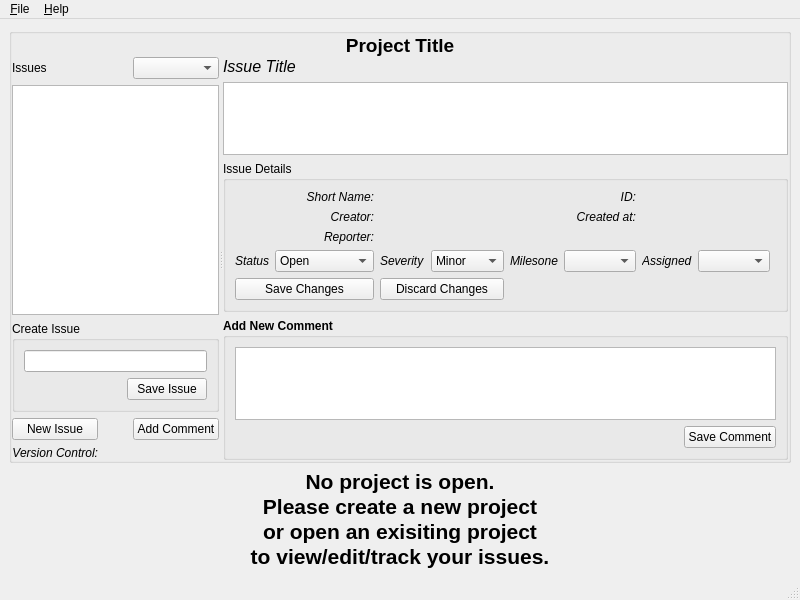
<?xml version="1.0" encoding="UTF-8"?>
<ui version="4.0">
 <class>MainWindow</class>
 <widget class="QMainWindow" name="MainWindow">
  <property name="geometry">
   <rect>
    <x>0</x>
    <y>0</y>
    <width>800</width>
    <height>600</height>
   </rect>
  </property>
  <property name="windowTitle">
   <string>Qt Bugs Everywhere</string>
  </property>
  <widget class="QWidget" name="centralwidget">
   <layout class="QGridLayout" name="gridLayout_4">
    <item row="0" column="0">
     <widget class="QGroupBox" name="mainBox">
      <property name="flat">
       <bool>false</bool>
      </property>
      <layout class="QGridLayout" name="gridLayout">
       <property name="sizeConstraint">
        <enum>QLayout::SetDefaultConstraint</enum>
       </property>
       <property name="margin">
        <number>0</number>
       </property>
       <property name="spacing">
        <number>0</number>
       </property>
       <item row="0" column="0">
        <widget class="QLabel" name="projectTitle">
         <property name="sizePolicy">
          <sizepolicy hsizetype="Preferred" vsizetype="Fixed">
           <horstretch>0</horstretch>
           <verstretch>0</verstretch>
          </sizepolicy>
         </property>
         <property name="font">
          <font>
           <pointsize>14</pointsize>
           <weight>75</weight>
           <bold>true</bold>
          </font>
         </property>
         <property name="text">
          <string>Project Title</string>
         </property>
         <property name="alignment">
          <set>Qt::AlignCenter</set>
         </property>
        </widget>
       </item>
       <item row="1" column="0">
        <widget class="QSplitter" name="splitter">
         <property name="orientation">
          <enum>Qt::Horizontal</enum>
         </property>
         <widget class="QWidget" name="">
          <layout class="QGridLayout" name="gridLayout_3">
           <item row="0" column="0" colspan="2">
            <widget class="QLabel" name="label_8">
             <property name="text">
              <string>Issues</string>
             </property>
            </widget>
           </item>
           <item row="1" column="0" colspan="3">
            <widget class="QTableView" name="issueTable"/>
           </item>
           <item row="2" column="0" colspan="3">
            <widget class="QGroupBox" name="newIssueBox">
             <property name="title">
              <string>Create Issue</string>
             </property>
             <layout class="QGridLayout" name="newCommentGrid_2">
              <item row="1" column="0">
               <spacer name="horizontalSpacer_4">
                <property name="orientation">
                 <enum>Qt::Horizontal</enum>
                </property>
                <property name="sizeHint" stdset="0">
                 <size>
                  <width>40</width>
                  <height>20</height>
                 </size>
                </property>
               </spacer>
              </item>
              <item row="1" column="1">
               <widget class="QPushButton" name="saveIssueButton">
                <property name="text">
                 <string>Save Issue</string>
                </property>
               </widget>
              </item>
              <item row="0" column="0" colspan="2">
               <widget class="QLineEdit" name="newIssueEdit"/>
              </item>
             </layout>
            </widget>
           </item>
           <item row="3" column="0">
            <widget class="QPushButton" name="newIssueButton">
             <property name="text">
              <string>New Issue</string>
             </property>
             <property name="checkable">
              <bool>true</bool>
             </property>
            </widget>
           </item>
           <item row="3" column="1">
            <spacer name="horizontalSpacer_3">
             <property name="orientation">
              <enum>Qt::Horizontal</enum>
             </property>
             <property name="sizeHint" stdset="0">
              <size>
               <width>40</width>
               <height>20</height>
              </size>
             </property>
            </spacer>
           </item>
           <item row="3" column="2">
            <widget class="QPushButton" name="addCommentButton">
             <property name="text">
              <string>Add Comment</string>
             </property>
             <property name="checkable">
              <bool>true</bool>
             </property>
             <property name="checked">
              <bool>false</bool>
             </property>
             <property name="default">
              <bool>false</bool>
             </property>
             <property name="flat">
              <bool>false</bool>
             </property>
            </widget>
           </item>
           <item row="0" column="2">
            <widget class="QComboBox" name="issueSortCombo"/>
           </item>
           <item row="4" column="0">
            <widget class="QLabel" name="label_13">
             <property name="font">
              <font>
               <weight>50</weight>
               <italic>true</italic>
               <bold>false</bold>
              </font>
             </property>
             <property name="text">
              <string>Version Control:</string>
             </property>
             <property name="alignment">
              <set>Qt::AlignRight|Qt::AlignTrailing|Qt::AlignVCenter</set>
             </property>
            </widget>
           </item>
           <item row="4" column="1" colspan="2">
            <widget class="QLabel" name="vcsLabel">
             <property name="font">
              <font>
               <weight>50</weight>
               <italic>false</italic>
               <bold>false</bold>
              </font>
             </property>
             <property name="text">
              <string/>
             </property>
             <property name="alignment">
              <set>Qt::AlignLeading|Qt::AlignLeft|Qt::AlignVCenter</set>
             </property>
            </widget>
           </item>
          </layout>
         </widget>
         <widget class="QWidget" name="">
          <layout class="QVBoxLayout" name="verticalLayout_2">
           <item>
            <layout class="QVBoxLayout" name="verticalLayout">
             <item>
              <widget class="QLabel" name="issueTitle">
               <property name="font">
                <font>
                 <pointsize>12</pointsize>
                 <weight>50</weight>
                 <italic>true</italic>
                 <bold>false</bold>
                </font>
               </property>
               <property name="text">
                <string>Issue Title</string>
               </property>
              </widget>
             </item>
             <item>
              <widget class="QListWidget" name="issueCommentList"/>
             </item>
            </layout>
           </item>
           <item>
            <widget class="QGroupBox" name="issueDetailsBox">
             <property name="title">
              <string>Issue Details</string>
             </property>
             <property name="flat">
              <bool>false</bool>
             </property>
             <property name="checkable">
              <bool>false</bool>
             </property>
             <layout class="QGridLayout" name="gridLayout_2">
              <item row="0" column="0">
               <widget class="QLabel" name="label_9">
                <property name="font">
                 <font>
                  <weight>50</weight>
                  <italic>true</italic>
                  <bold>false</bold>
                 </font>
                </property>
                <property name="text">
                 <string>Short Name:</string>
                </property>
                <property name="alignment">
                 <set>Qt::AlignRight|Qt::AlignTrailing|Qt::AlignVCenter</set>
                </property>
               </widget>
              </item>
              <item row="0" column="2">
               <widget class="QLabel" name="label_10">
                <property name="font">
                 <font>
                  <weight>50</weight>
                  <italic>true</italic>
                  <bold>false</bold>
                 </font>
                </property>
                <property name="text">
                 <string>ID:</string>
                </property>
                <property name="alignment">
                 <set>Qt::AlignRight|Qt::AlignTrailing|Qt::AlignVCenter</set>
                </property>
               </widget>
              </item>
              <item row="1" column="0">
               <widget class="QLabel" name="label_2">
                <property name="font">
                 <font>
                  <weight>50</weight>
                  <italic>true</italic>
                  <bold>false</bold>
                 </font>
                </property>
                <property name="text">
                 <string>Creator:</string>
                </property>
                <property name="alignment">
                 <set>Qt::AlignRight|Qt::AlignTrailing|Qt::AlignVCenter</set>
                </property>
               </widget>
              </item>
              <item row="1" column="2">
               <widget class="QLabel" name="label_3">
                <property name="font">
                 <font>
                  <weight>50</weight>
                  <italic>true</italic>
                  <bold>false</bold>
                 </font>
                </property>
                <property name="text">
                 <string>Created at:</string>
                </property>
                <property name="alignment">
                 <set>Qt::AlignRight|Qt::AlignTrailing|Qt::AlignVCenter</set>
                </property>
               </widget>
              </item>
              <item row="3" column="0">
               <layout class="QHBoxLayout" name="horizontalLayout_4">
                <item>
                 <widget class="QLabel" name="label_4">
                  <property name="font">
                   <font>
                    <italic>true</italic>
                   </font>
                  </property>
                  <property name="text">
                   <string>Status</string>
                  </property>
                 </widget>
                </item>
                <item>
                 <widget class="QComboBox" name="statusCombo">
                  <item>
                   <property name="text">
                    <string>Open</string>
                   </property>
                  </item>
                  <item>
                   <property name="text">
                    <string>Assigned</string>
                   </property>
                  </item>
                  <item>
                   <property name="text">
                    <string>Test</string>
                   </property>
                  </item>
                  <item>
                   <property name="text">
                    <string>Unconfirmed</string>
                   </property>
                  </item>
                  <item>
                   <property name="text">
                    <string>Closed</string>
                   </property>
                  </item>
                  <item>
                   <property name="text">
                    <string>Fixed</string>
                   </property>
                  </item>
                  <item>
                   <property name="text">
                    <string>Disabled</string>
                   </property>
                  </item>
                  <item>
                   <property name="text">
                    <string>Wontfix</string>
                   </property>
                  </item>
                 </widget>
                </item>
               </layout>
              </item>
              <item row="3" column="1">
               <layout class="QHBoxLayout" name="horizontalLayout_5">
                <item>
                 <widget class="QLabel" name="label_5">
                  <property name="font">
                   <font>
                    <italic>true</italic>
                   </font>
                  </property>
                  <property name="text">
                   <string>Severity</string>
                  </property>
                 </widget>
                </item>
                <item>
                 <widget class="QComboBox" name="severityCombo">
                  <item>
                   <property name="text">
                    <string>Minor</string>
                   </property>
                  </item>
                  <item>
                   <property name="text">
                    <string>Serious</string>
                   </property>
                  </item>
                  <item>
                   <property name="text">
                    <string>Critical</string>
                   </property>
                  </item>
                  <item>
                   <property name="text">
                    <string>Fatal</string>
                   </property>
                  </item>
                  <item>
                   <property name="text">
                    <string>Wishlist</string>
                   </property>
                  </item>
                 </widget>
                </item>
               </layout>
              </item>
              <item row="3" column="2">
               <layout class="QHBoxLayout" name="horizontalLayout_6">
                <item>
                 <widget class="QLabel" name="label_6">
                  <property name="font">
                   <font>
                    <italic>true</italic>
                   </font>
                  </property>
                  <property name="text">
                   <string>Milesone</string>
                  </property>
                 </widget>
                </item>
                <item>
                 <widget class="QComboBox" name="milestoneCombo"/>
                </item>
               </layout>
              </item>
              <item row="3" column="3">
               <layout class="QHBoxLayout" name="horizontalLayout_7">
                <item>
                 <widget class="QLabel" name="label_7">
                  <property name="font">
                   <font>
                    <italic>true</italic>
                   </font>
                  </property>
                  <property name="text">
                   <string>Assigned</string>
                  </property>
                 </widget>
                </item>
                <item>
                 <widget class="QComboBox" name="assignedCombo"/>
                </item>
               </layout>
              </item>
              <item row="4" column="0">
               <widget class="QPushButton" name="saveDetailsButton">
                <property name="text">
                 <string>Save Changes</string>
                </property>
               </widget>
              </item>
              <item row="4" column="1">
               <widget class="QPushButton" name="discardDetailsButton">
                <property name="text">
                 <string>Discard Changes</string>
                </property>
               </widget>
              </item>
              <item row="4" column="4">
               <spacer name="horizontalSpacer_5">
                <property name="orientation">
                 <enum>Qt::Horizontal</enum>
                </property>
                <property name="sizeHint" stdset="0">
                 <size>
                  <width>40</width>
                  <height>20</height>
                 </size>
                </property>
               </spacer>
              </item>
              <item row="1" column="1">
               <widget class="QLabel" name="creatorLabel">
                <property name="text">
                 <string/>
                </property>
               </widget>
              </item>
              <item row="0" column="1">
               <widget class="QLabel" name="shortLabel">
                <property name="text">
                 <string/>
                </property>
               </widget>
              </item>
              <item row="0" column="3" colspan="2">
               <widget class="QLabel" name="idLabel">
                <property name="text">
                 <string/>
                </property>
               </widget>
              </item>
              <item row="1" column="3">
               <widget class="QLabel" name="createdLabel">
                <property name="text">
                 <string/>
                </property>
               </widget>
              </item>
              <item row="2" column="0">
               <widget class="QLabel" name="label_11">
                <property name="font">
                 <font>
                  <weight>50</weight>
                  <italic>true</italic>
                  <bold>false</bold>
                 </font>
                </property>
                <property name="text">
                 <string>Reporter:</string>
                </property>
                <property name="alignment">
                 <set>Qt::AlignRight|Qt::AlignTrailing|Qt::AlignVCenter</set>
                </property>
               </widget>
              </item>
              <item row="2" column="1">
               <widget class="QLabel" name="reporterLabel">
                <property name="font">
                 <font>
                  <weight>50</weight>
                  <italic>false</italic>
                  <bold>false</bold>
                 </font>
                </property>
                <property name="text">
                 <string/>
                </property>
                <property name="alignment">
                 <set>Qt::AlignLeading|Qt::AlignLeft|Qt::AlignVCenter</set>
                </property>
               </widget>
              </item>
             </layout>
            </widget>
           </item>
           <item>
            <widget class="QGroupBox" name="newCommentBox">
             <property name="font">
              <font>
               <weight>75</weight>
               <italic>false</italic>
               <bold>true</bold>
              </font>
             </property>
             <property name="title">
              <string>Add New Comment</string>
             </property>
             <layout class="QGridLayout" name="newCommentGrid">
              <item row="1" column="0">
               <spacer name="horizontalSpacer">
                <property name="orientation">
                 <enum>Qt::Horizontal</enum>
                </property>
                <property name="sizeHint" stdset="0">
                 <size>
                  <width>40</width>
                  <height>20</height>
                 </size>
                </property>
               </spacer>
              </item>
              <item row="1" column="1">
               <widget class="QPushButton" name="saveCommentButton">
                <property name="font">
                 <font>
                  <weight>50</weight>
                  <bold>false</bold>
                 </font>
                </property>
                <property name="text">
                 <string>Save Comment</string>
                </property>
               </widget>
              </item>
              <item row="0" column="0" colspan="2">
               <widget class="QTextEdit" name="newCommentEdit"/>
              </item>
             </layout>
            </widget>
           </item>
          </layout>
         </widget>
        </widget>
       </item>
      </layout>
     </widget>
    </item>
    <item row="1" column="0">
     <widget class="QLabel" name="label">
      <property name="text">
       <string>&lt;!DOCTYPE HTML PUBLIC &quot;-//W3C//DTD HTML 4.0//EN&quot; &quot;http://www.w3.org/TR/REC-html40/strict.dtd&quot;&gt;
&lt;html&gt;&lt;head&gt;&lt;meta name=&quot;qrichtext&quot; content=&quot;1&quot; /&gt;&lt;style type=&quot;text/css&quot;&gt;
p, li { white-space: pre-wrap; }
&lt;/style&gt;&lt;/head&gt;&lt;body style=&quot; font-family:'Ubuntu'; font-size:11pt; font-weight:400; font-style:normal;&quot;&gt;
&lt;p align=&quot;center&quot; style=&quot; margin-top:0px; margin-bottom:0px; margin-left:0px; margin-right:0px; -qt-block-indent:0; text-indent:0px;&quot;&gt;&lt;span style=&quot; font-size:16pt; font-weight:600;&quot;&gt;No project is open.&lt;/span&gt;&lt;/p&gt;
&lt;p align=&quot;center&quot; style=&quot; margin-top:0px; margin-bottom:0px; margin-left:0px; margin-right:0px; -qt-block-indent:0; text-indent:0px;&quot;&gt;&lt;span style=&quot; font-size:16pt; font-weight:600;&quot;&gt;Please create a new project&lt;/span&gt;&lt;/p&gt;
&lt;p align=&quot;center&quot; style=&quot; margin-top:0px; margin-bottom:0px; margin-left:0px; margin-right:0px; -qt-block-indent:0; text-indent:0px;&quot;&gt;&lt;span style=&quot; font-size:16pt; font-weight:600;&quot;&gt;or open an exisiting project&lt;/span&gt;&lt;/p&gt;
&lt;p align=&quot;center&quot; style=&quot; margin-top:0px; margin-bottom:0px; margin-left:0px; margin-right:0px; -qt-block-indent:0; text-indent:0px;&quot;&gt;&lt;span style=&quot; font-size:16pt; font-weight:600;&quot;&gt;to view/edit/track your issues.&lt;/span&gt;&lt;/p&gt;&lt;/body&gt;&lt;/html&gt;</string>
      </property>
     </widget>
    </item>
   </layout>
  </widget>
  <widget class="QMenuBar" name="menubar">
   <property name="geometry">
    <rect>
     <x>0</x>
     <y>0</y>
     <width>800</width>
     <height>25</height>
    </rect>
   </property>
   <widget class="QMenu" name="menu_File">
    <property name="title">
     <string>&amp;File</string>
    </property>
    <addaction name="action_New"/>
    <addaction name="action_Open"/>
    <addaction name="action_Close"/>
    <addaction name="separator"/>
    <addaction name="action_Quit"/>
   </widget>
   <widget class="QMenu" name="menu_Help">
    <property name="title">
     <string>&amp;Help</string>
    </property>
    <addaction name="actionA_bout"/>
   </widget>
   <addaction name="menu_File"/>
   <addaction name="menu_Help"/>
  </widget>
  <widget class="QStatusBar" name="statusbar"/>
  <action name="action_New">
   <property name="text">
    <string>&amp;New</string>
   </property>
   <property name="shortcut">
    <string>Ctrl+N</string>
   </property>
  </action>
  <action name="action_Open">
   <property name="text">
    <string>&amp;Open</string>
   </property>
   <property name="shortcut">
    <string>Ctrl+O</string>
   </property>
  </action>
  <action name="action_Quit">
   <property name="text">
    <string>&amp;Quit</string>
   </property>
   <property name="shortcut">
    <string>Ctrl+Q</string>
   </property>
  </action>
  <action name="actionA_bout">
   <property name="text">
    <string>A&amp;bout</string>
   </property>
  </action>
  <action name="action_Close">
   <property name="text">
    <string>&amp;Close</string>
   </property>
  </action>
 </widget>
 <resources/>
 <connections>
  <connection>
   <sender>action_Quit</sender>
   <signal>triggered()</signal>
   <receiver>MainWindow</receiver>
   <slot>close()</slot>
   <hints>
    <hint type="sourcelabel">
     <x>-1</x>
     <y>-1</y>
    </hint>
    <hint type="destinationlabel">
     <x>399</x>
     <y>299</y>
    </hint>
   </hints>
  </connection>
  <connection>
   <sender>newIssueButton</sender>
   <signal>toggled(bool)</signal>
   <receiver>newIssueBox</receiver>
   <slot>setVisible(bool)</slot>
   <hints>
    <hint type="sourcelabel">
     <x>60</x>
     <y>552</y>
    </hint>
    <hint type="destinationlabel">
     <x>124</x>
     <y>484</y>
    </hint>
   </hints>
  </connection>
  <connection>
   <sender>addCommentButton</sender>
   <signal>toggled(bool)</signal>
   <receiver>newCommentBox</receiver>
   <slot>setVisible(bool)</slot>
   <hints>
    <hint type="sourcelabel">
     <x>173</x>
     <y>552</y>
    </hint>
    <hint type="destinationlabel">
     <x>514</x>
     <y>470</y>
    </hint>
   </hints>
  </connection>
 </connections>
</ui>
